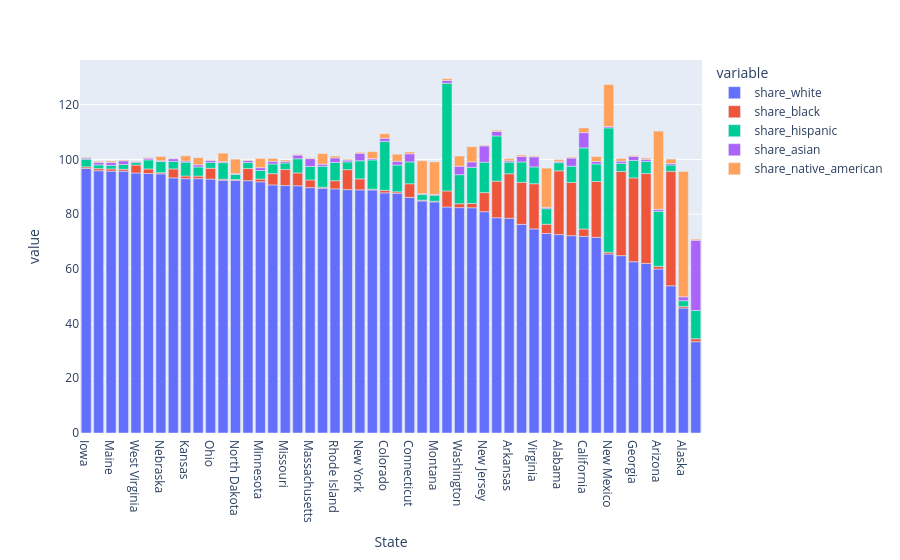

The code cell stored with this chart in its notebook:
### Code cell
fig = px.bar(races_in_US, x='State', y=['share_white', 'share_black', 'share_hispanic', 'share_asian', 'share_native_american'])
fig.show()

### Figure 1 — Plotly figure (JSON) as saved in the notebook; plotly's stock layout.template omitted (floating-point values rounded to 4 significant figures)
{"data": [{"hovertemplate": "variable=share_white<br>State=%{x}<br>value=%{y}<extra></extra>", "legendgroup": "share_white", "marker": {"color": "#636efa", "pattern": {"shape": ""}}, "name": "share_white", "orientation": "v", "showlegend": true, "textposition": "auto", "type": "bar", "x": ["Iowa", "Vermont", "Maine", "New Hampshire", "West Virginia", "Indiana", "Nebraska", "Pennsylvania", "Kansas", "Wisconsin", "Ohio", "Wyoming", "North Dakota", "Kentucky", "Minnesota", "Michigan", "Missouri", "Illinois", "Massachusetts", "Utah", "Rhode Island", "Tennessee", "New York", "Idaho", "Colorado", "Oregon", "Connecticut", "South Dakota", "Montana", "Texas", "Washington", "Nevada", "New Jersey", "Florida", "Arkansas", "Delaware", "Virginia", "Oklahoma", "Alabama", "Maryland", "California", "North Carolina", "New Mexico", "Louisiana", "Georgia", "South Carolina", "Arizona", "Mississippi", "Alaska", "Hawaii"], "xaxis": "x", "y": [96.71, 95.87, 95.69, 95.68, 95.04, 94.82, 94.72, 93.25, 92.96, 92.96, 92.8, 92.37, 92.29, 92.23, 91.8, 90.67, 90.44, 90.36, 89.67, 89.44, 89.23, 88.95, 88.88, 88.82, 87.77, 87.63, 86.11, 84.82, 84.48, 82.59, 82.38, 82.33, 80.89, 78.67, 78.45, 76.25, 74.6, 72.93, 72.51, 72.12, 71.87, 71.52, 65.42, 64.81, 62.59, 61.98, 59.93, 53.8, 45.65, 33.37], "yaxis": "y"}, {"hovertemplate": "variable=share_black<br>State=%{x}<br>value=%{y}<extra></extra>", "legendgroup": "share_black", "marker": {"color": "#EF553B", "pattern": {"shape": ""}}, "name": "share_black", "orientation": "v", "showlegend": true, "textposition": "auto", "type": "bar", "x": ["Iowa", "Vermont", "Maine", "New Hampshire", "West Virginia", "Indiana", "Nebraska", "Pennsylvania", "Kansas", "Wisconsin", "Ohio", "Wyoming", "North Dakota", "Kentucky", "Minnesota", "Michigan", "Missouri", "Illinois", "Massachusetts", "Utah", "Rhode Island", "Tennessee", "New York", "Idaho", "Colorado", "Oregon", "Connecticut", "South Dakota", "Montana", "Texas", "Washington", "Nevada", "New Jersey", "Florida", "Arkansas", "Delaware", "Virginia", "Oklahoma", "Alabama", "Maryland", "California", "North Carolina", "New Mexico", "Louisiana", "Georgia", "South Carolina", "Arizona", "Mississippi", "Alaska", "Hawaii"], "xaxis": "x", "y": [0.5635, 0.7706, 0.8198, 0.7156, 2.915, 1.688, 0.4205, 3.27, 0.9605, 0.9373, 3.96, 0.3995, 0.3574, 4.421, 1.001, 4.124, 5.879, 4.704, 2.802, 0.385, 2.988, 7.303, 4.008, 0.2952, 0.9177, 0.5295, 4.992, 0.29, 0.2266, 5.88, 1.427, 1.567, 6.975, 13.37, 16.3, 15.39, 16.51, 3.376, 23.32, 19.46, 2.692, 20.4, 0.667, 30.78, 30.63, 32.83, 0.9545, 41.83, 0.5673, 1.071], "yaxis": "y"}, {"hovertemplate": "variable=share_hispanic<br>State=%{x}<br>value=%{y}<extra></extra>", "legendgroup": "share_hispanic", "marker": {"color": "#00cc96", "pattern": {"shape": ""}}, "name": "share_hispanic", "orientation": "v", "showlegend": true, "textposition": "auto", "type": "bar", "x": ["Iowa", "Vermont", "Maine", "New Hampshire", "West Virginia", "Indiana", "Nebraska", "Pennsylvania", "Kansas", "Wisconsin", "Ohio", "Wyoming", "North Dakota", "Kentucky", "Minnesota", "Michigan", "Missouri", "Illinois", "Massachusetts", "Utah", "Rhode Island", "Tennessee", "New York", "Idaho", "Colorado", "Oregon", "Connecticut", "South Dakota", "Montana", "Texas", "Washington", "Nevada", "New Jersey", "Florida", "Arkansas", "Delaware", "Virginia", "Oklahoma", "Alabama", "Maryland", "California", "North Carolina", "New Mexico", "Louisiana", "Georgia", "South Carolina", "Arizona", "Mississippi", "Alaska", "Hawaii"], "xaxis": "x", "y": [2.819, 1.38, 1.313, 1.745, 0.9042, 3.318, 4.07, 2.733, 5.072, 3.323, 2.13, 6.018, 1.823, 2.226, 3.154, 3.535, 2.365, 5.171, 4.946, 7.663, 6.668, 2.856, 6.629, 10.7, 17.9, 9.777, 7.976, 2.037, 2.192, 39.36, 10.61, 13.17, 11.12, 16.53, 4.273, 7.417, 6.153, 5.696, 2.98, 5.931, 29.65, 6.413, 45.43, 2.977, 6.415, 4.475, 20.14, 2.322, 2.149, 10.36], "yaxis": "y"}, {"hovertemplate": "variable=share_asian<br>State=%{x}<br>value=%{y}<extra></extra>", "legendgroup": "share_asian", "marker": {"color": "#ab63fa", "pattern": {"shape": ""}}, "name": "share_asian", "orientation": "v", "showlegend": true, "textposition": "auto", "type": "bar", "x": ["Iowa", "Vermont", "Maine", "New Hampshire", "West Virginia", "Indiana", "Nebraska", "Pennsylvania", "Kansas", "Wisconsin", "Ohio", "Wyoming", "North Dakota", "Kentucky", "Minnesota", "Michigan", "Missouri", "Illinois", "Massachusetts", "Utah", "Rhode Island", "Tennessee", "New York", "Idaho", "Colorado", "Oregon", "Connecticut", "South Dakota", "Montana", "Texas", "Washington", "Nevada", "New Jersey", "Florida", "Arkansas", "Delaware", "Virginia", "Oklahoma", "Alabama", "Maryland", "California", "North Carolina", "New Mexico", "Louisiana", "Georgia", "South Carolina", "Arizona", "Mississippi", "Alaska", "Hawaii"], "xaxis": "x", "y": [0.4008, 0.9101, 1.032, 1.343, 0.3411, 0.5868, 0.2919, 0.989, 0.4264, 0.7908, 0.7515, 0.3896, 0.2935, 0.711, 1.026, 0.9542, 0.5499, 1.337, 2.853, 0.7709, 1.688, 0.6373, 2.719, 0.4877, 1.155, 1.382, 2.99, 0.3179, 0.3189, 1.015, 3.075, 2.007, 5.945, 1.617, 0.4771, 2.0, 3.669, 0.4265, 0.4798, 2.98, 5.568, 0.9263, 0.4939, 0.7865, 1.492, 0.74, 0.7266, 0.5461, 1.388, 25.65], "yaxis": "y"}, {"hovertemplate": "variable=share_native_american<br>State=%{x}<br>value=%{y}<extra></extra>", "legendgroup": "share_native_american", "marker": {"color": "#FFA15A", "pattern": {"shape": ""}}, "name": "share_native_american", "orientation": "v", "showlegend": true, "textposition": "auto", "type": "bar", "x": ["Iowa", "Vermont", "Maine", "New Hampshire", "West Virginia", "Indiana", "Nebraska", "Pennsylvania", "Kansas", "Wisconsin", "Ohio", "Wyoming", "North Dakota", "Kentucky", "Minnesota", "Michigan", "Missouri", "Illinois", "Massachusetts", "Utah", "Rhode Island", "Tennessee", "New York", "Idaho", "Colorado", "Oregon", "Connecticut", "South Dakota", "Montana", "Texas", "Washington", "Nevada", "New Jersey", "Florida", "Arkansas", "Delaware", "Virginia", "Oklahoma", "Alabama", "Maryland", "California", "North Carolina", "New Mexico", "Louisiana", "Georgia", "South Carolina", "Arizona", "Mississippi", "Alaska", "Hawaii"], "xaxis": "x", "y": [0.2714, 0.3697, 0.545, 0.2875, 0.2002, 0.2758, 1.56, 0.1616, 1.873, 2.62, 0.215, 3.095, 5.33, 0.2101, 3.363, 1.077, 0.5443, 0.2618, 0.2663, 3.87, 0.6706, 0.3166, 0.3613, 2.525, 1.625, 2.589, 0.6566, 12.03, 11.87, 0.6589, 3.75, 5.577, 0.2571, 0.4554, 0.7599, 0.5237, 0.3423, 14.38, 0.6593, 0.3409, 1.723, 1.788, 15.34, 0.9573, 0.3003, 0.4628, 28.59, 1.615, 45.86, 0.3881], "yaxis": "y"}], "layout": {"barmode": "relative", "legend": {"title": {"text": "variable"}, "tracegroupgap": 0}, "margin": {"t": 60}, "xaxis": {"anchor": "y", "domain": [0, 1], "title": {"text": "State"}}, "yaxis": {"anchor": "x", "domain": [0, 1], "title": {"text": "value"}}}}
